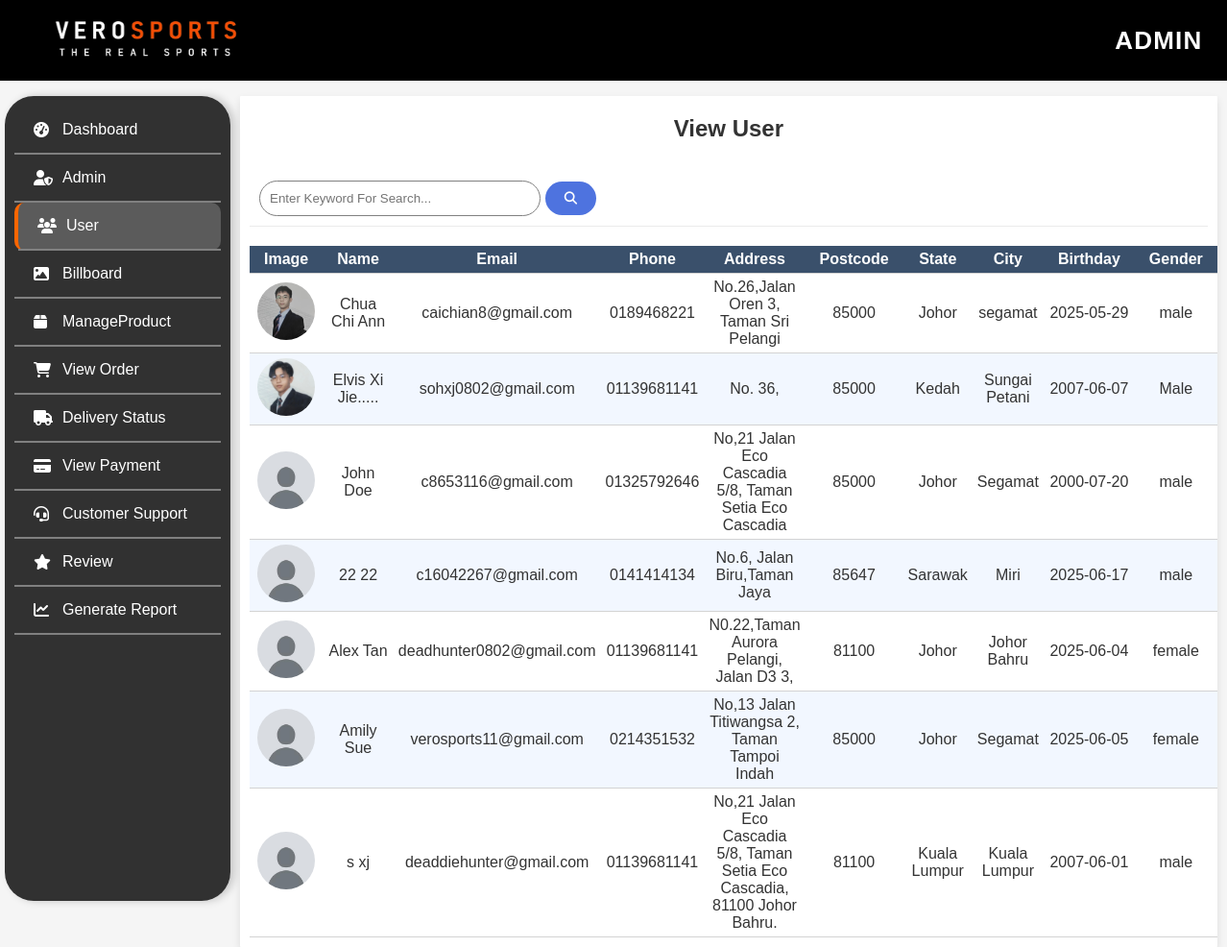
The app's page /Admin/View_User/view_user.php (signed in) with its own data.
### tables this page shows
CREATE TABLE `users` (
  `user_id` int(11) NOT NULL,
  `first_name` varchar(30) NOT NULL,
  `last_name` varchar(30) NOT NULL,
  `email` varchar(100) NOT NULL,
  `mobile_number` varchar(15) NOT NULL,
  `password` varchar(255) NOT NULL,
  `address` text NOT NULL,
  `postcode` varchar(10) NOT NULL,
  `state` varchar(50) NOT NULL,
  `city` varchar(255) NOT NULL,
  `birthday_date` date NOT NULL,
  `gender` varchar(10) NOT NULL CHECK (`gender` in ('Male','Female')),
  `profile_image` varchar(255) DEFAULT NULL,
  `user_type` enum('1','2','3') NOT NULL,
  `create_at` timestamp NOT NULL DEFAULT current_timestamp()
);

### Admin/View_User/view_user.php (the view, shortened to what this page needs)
<!DOCTYPE html>
<html lang="en">
<head>
    <link rel="stylesheet" href="view_user.css">
    <link rel="stylesheet" href="../Header_And_Footer/header.css">
    <link rel="stylesheet" href="../sidebar/sidebar.css">
    <link rel="stylesheet" href="https://cdnjs.cloudflare.com/ajax/libs/font-awesome/6.5.1/css/all.min.css">
</head>
<body>
    <?php include __DIR__ . '/..//Header_And_Footer/header.php'; ?>
    <div class="contain">
        <?php include __DIR__ . '/../sidebar/sidebar.php'; ?>
        <div class="user-table">
            <h3>View User</h3>
            <div class="search-container">
                <div class="search-box">
                    <form id="searchForm">
                        <input type="text" name="query" id="searchInput" placeholder="Enter Keyword For Search...">
                        <button type="submit" id="searchButton"><i class="fa-solid fa-magnifying-glass"></i></button>
                    </form>
                </div>
            </div>
            <table>
                <tr>
                    <th>Image</th>
                    <th>Name</th>
                    <th>Email</th>
                    <th>Phone</th>
                    <th>Address</th>
                    <th>Postcode</th>
                    <th>State</th>
                    <th>City</th>
                    <th>Birthday</th>
                    <th>Gender</th>
                </tr>
                <tbody id="userTableBody">
                <?php
                    $sql= "SELECT * FROM users WHERE user_type=1";
                    $result = $conn->query($sql);
                    while($row= $result->fetch_assoc()){
                        $image = !empty($row['profile_image']) ? $row['profile_image'] : 'default.jpg';
                        echo '<tr>
                                <td><img src="../../upload/'.$image.'"></td>
                                <td>'.$row['first_name']." ".$row['last_name'].'</td>
                                <td>'.$row['email'].'</td>
                                <td>'.$row['mobile_number'].'</td>
                                <td>'.$row['address'].'</td>
                                <td>'.$row['postcode'].'</td>
                                <td>'.$row['state'].'</td>
                                <td>'.$row['city'].'</td>
                                <td>'.$row['birthday_date'].'</td>
                                <td>'.$row['gender'].'</td>
                            </tr>';
                    }
                    ?>
                    </tbody>
            </table>
        </div>
    </div>
</body>
</html>

### Admin/View_User/view_user.css (style rules this page uses)
* { margin: 0; padding: 0; box-sizing: border-box; font-family: 'Poppins', sans-serif; }
body { background-color: #f5f5f5; color: #333; }
.contain { display: flex; align-items: flex-start; gap: 20px; width: 100%; padding-left: 250px; }
.user-table { background: #fff; padding: 10px; border-radius: 1px; box-shadow: 0 4px 8px rgba(0, 0, 0, 0.1); width: 99%; height: 100%; position: relative; top: 100px; }
.user-table h3 { text-align: center; font-size: 24px; margin-bottom: 20px; color: #333; padding: 10px; }
table { width: 100%; border-collapse: collapse; background: white; overflow: hidden; }
.user-table table th { background: #3A506B; color: white; padding: 5px 15px; font-size: 16px; }
.user-table table td { padding: 5px; text-align: center; }
.user-table img { width: 60px; height: 60px; border-radius: 50%; object-fit: cover; }
.user-table table tr { border-bottom:1px solid lightgray; }
.user-table table tr:nth-child(even) { background-color: #f2f7ff; }
.user-table table tr:nth-child(odd) { background-color: #ffffff; }
.search-container { width: 100%; height: 100%; text-align: start; }
.search-box { position: relative; border: none; font-size: 16px; padding: 10px; margin-bottom: 20px; border-bottom: 1px solid rgb(235, 235, 235); }
#searchInput { padding: 10px; width: 30%; border-radius: 20px; border: 1px solid #808080; }
#searchButton { background-color: #4E73DF; padding: 10px 20px; border-radius: 20px; cursor: pointer; border: none; color: white; font-weight: bold; }

### records on screen
users: profile_image (picture), first_name "Chua", last_name "Chi Ann", email "caichian8@gmail.com", mobile_number "0189468221", address "No.26,Jalan Oren 3, Taman Sri Pelangi", postcode "85000", state "Johor", city "segamat", birthday_date "2025-05-29", gender "male"
users: profile_image (picture), first_name "Elvis", last_name "Xi Jie.....", email "sohxj0802@gmail.com", mobile_number "01139681141", address "No. 36,", postcode "85000", state "Kedah", city "Sungai Petani", birthday_date "2007-06-07", gender "Male"
users: first_name "John", last_name "Doe", email "c8653116@gmail.com", mobile_number "01325792646", address "No,21 Jalan Eco Cascadia 5/8, Taman Setia Eco Cascadia", postcode "85000", state "Johor", city "Segamat", birthday_date "2000-07-20", gender "male"
users: first_name "22", last_name "22", email "c16042267@gmail.com", mobile_number "0141414134", address "No.6, Jalan Biru,Taman Jaya", postcode "85647", state "Sarawak", city "Miri", birthday_date "2025-06-17", gender "male"
users: first_name "Alex", last_name "Tan", email "deadhunter0802@gmail.com", mobile_number "01139681141", address "N0.22,Taman Aurora Pelangi, Jalan D3 3,", postcode "81100", state "Johor", city "Johor Bahru", birthday_date "2025-06-04", gender "female"
users: first_name "Amily", last_name "Sue", email "verosports11@gmail.com", mobile_number "0214351532", address "No,13 Jalan Titiwangsa 2, Taman Tampoi Indah", postcode "85000", state "Johor", city "Segamat", birthday_date "2025-06-05", gender "female"
users: first_name "s", last_name "xj", email "deaddiehunter@gmail.com", mobile_number "01139681141", address "No,21 Jalan Eco Cascadia 5/8, Taman Setia Eco Cascadia, 81100 Johor Bahru.", postcode "81100", state "Kuala Lumpur", city "Kuala Lumpur", birthday_date "2007-06-01", gender "male"
